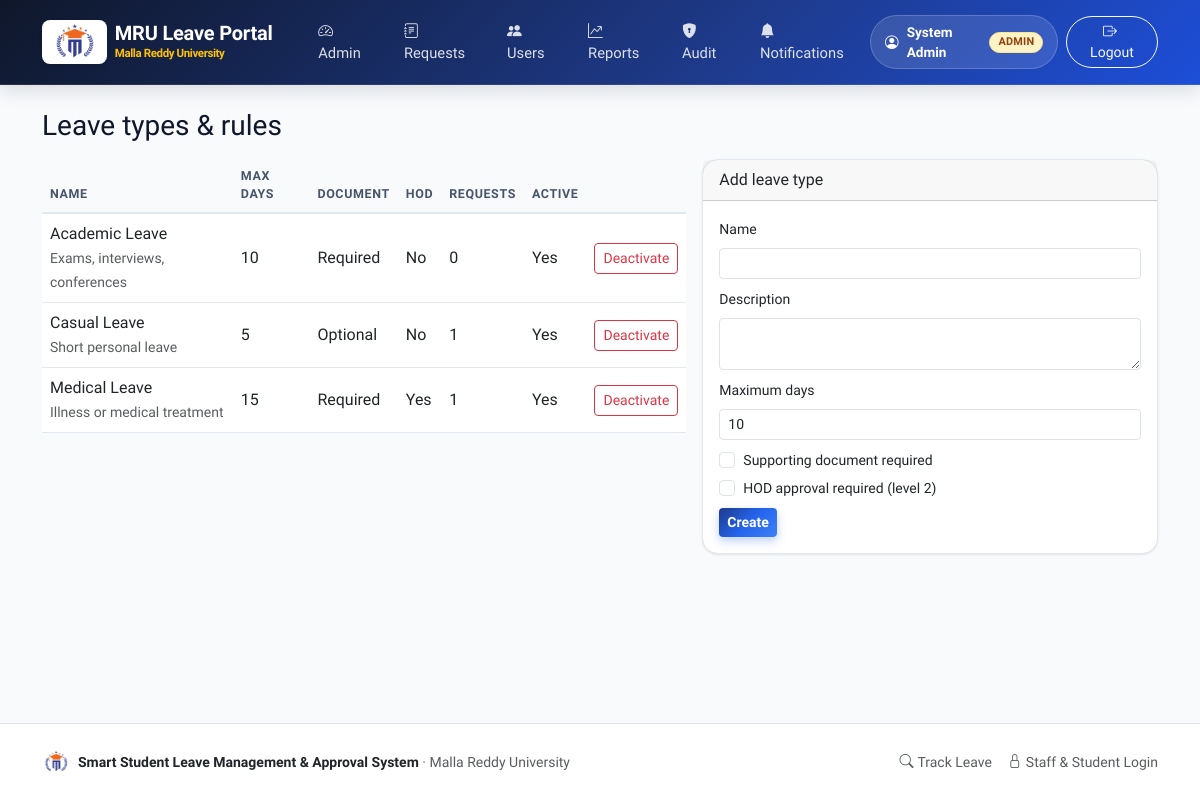
Page /admin/leave-types (signed in) on the earlier database version.
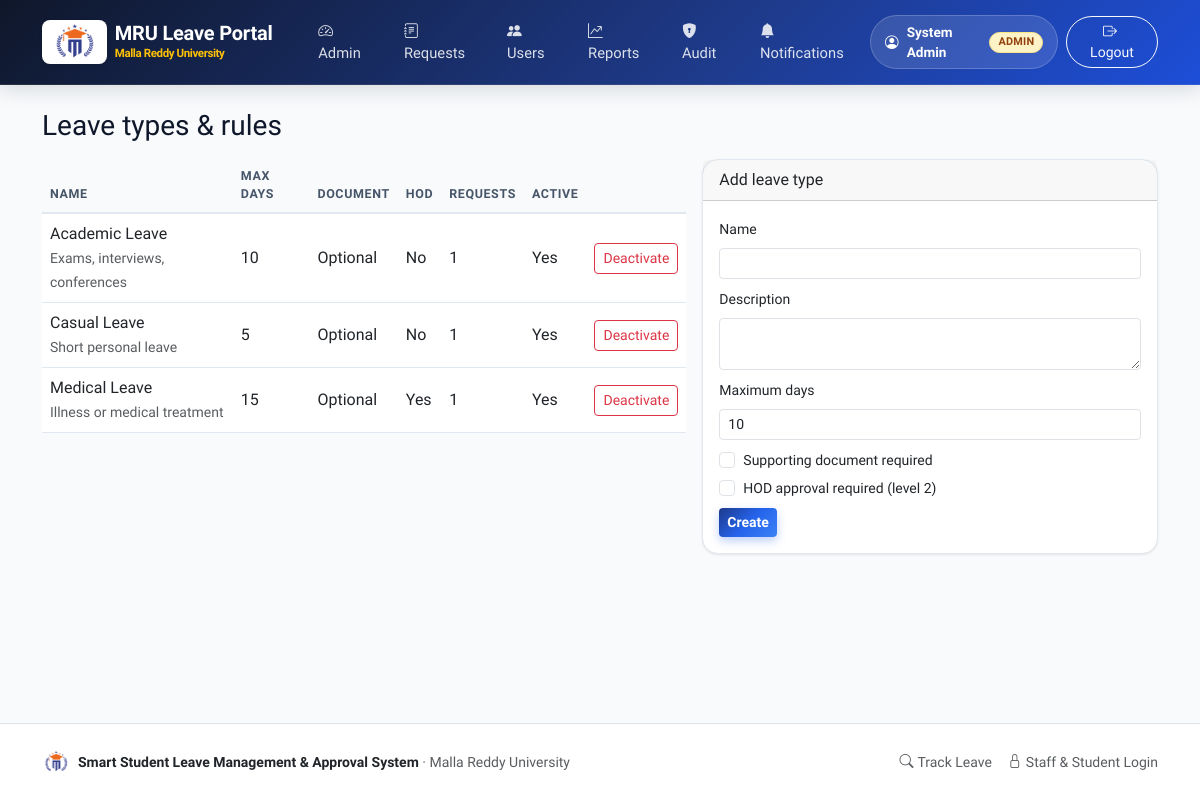
Same page on the later database version.
### tables this page shows
CREATE TABLE leave_types (
    id INTEGER PRIMARY KEY AUTOINCREMENT,
    name TEXT NOT NULL UNIQUE,
    description TEXT NOT NULL DEFAULT '',
    max_days INTEGER NOT NULL DEFAULT 10,
    requires_document INTEGER NOT NULL DEFAULT 0,
    hod_required INTEGER NOT NULL DEFAULT 0,
    active INTEGER NOT NULL DEFAULT 1
);

### leave_management/admin_views.py (the view, shortened to what this page needs)
@bp.route("/leave-types", methods=["GET", "POST"])
@roles_required("admin")
def leave_types():
    rows = query(
        """SELECT t.*, (SELECT COUNT(*) FROM leave_requests r WHERE r.leave_type_id = t.id) AS requests
           FROM leave_types t ORDER BY t.name"""
    )
    return render_template("admin/leave_types.html", leave_types=rows)

### leave_management/db.py (called while the page is built)
def get_db() -> sqlite3.Connection:
    if "db" not in g:
        g.db = sqlite3.connect(current_app.config["DATABASE"])
        g.db.row_factory = sqlite3.Row
        g.db.execute("PRAGMA foreign_keys = ON")
    return g.db

def query(sql: str, args=(), one: bool = False):
    cur = get_db().execute(sql, args)
    rows = cur.fetchall()
    cur.close()
    if one:
        return rows[0] if rows else None
    return rows

### leave_management/notify.py (called while the page is built)
def unread_count(user_id) -> int:
    row = query(
        "SELECT COUNT(*) AS n FROM notifications WHERE recipient_id = ? AND is_read = 0 AND channel = 'in_app'",
        (user_id,),
        one=True,
    )
    return row["n"] if row else 0

### leave_management/security.py (called while the page is built)
def load_user():
    user_id = session.get("user_id")
    g.user = None
    if user_id:
        g.user = query(
            """SELECT u.*, d.name AS department_name, b.name AS branch_name
               FROM users u
               LEFT JOIN departments d ON d.id = u.department_id
               LEFT JOIN branches b ON b.id = u.branch_id
               WHERE u.id = ? AND u.active = 1""",
            (user_id,),
            one=True,
        )
        if g.user is None:
            session.pop("user_id", None)

### templates/admin/leave_types.html (shortened to what this page needs)
{% extends "base.html" %}
{% block content %}
<h3 class="mb-3">Leave types &amp; rules</h3>
<div class="row g-3">
  <div class="col-lg-7">
    <div class="table-responsive">
      <table class="table table-hover align-middle">
        <thead class="table-light">
          <tr><th>Name</th><th>Max days</th><th>Document</th><th>HOD</th><th>Requests</th><th>Active</th><th></th></tr>
        </thead>
        <tbody>
          {% for t in leave_types %}
          <tr class="{{ '' if t.active else 'table-secondary' }}">
            <td>{{ t.name }}<br><small class="text-muted">{{ t.description }}</small></td>
            <td>{{ t.max_days }}</td>
            <td>{{ 'Required' if t.requires_document else 'Optional' }}</td>
            <td>{{ 'Yes' if t.hod_required else 'No' }}</td>
            <td>{{ t.requests }}</td>
            <td>{{ 'Yes' if t.active else 'No' }}</td>
            <td class="text-end">
              <form method="post" action="{{ url_for('admin.toggle_leave_type', type_id=t.id) }}" class="d-inline">
                <button class="btn btn-sm {{ 'btn-outline-danger' if t.active else 'btn-outline-success' }}">
                  {{ 'Deactivate' if t.active else 'Activate' }}
                </button>
              </form>
            </td>
          </tr>
          {% endfor %}
        </tbody>
      </table>
    </div>
  </div>
  <div class="col-lg-5">
    <div class="card">
      <div class="card-header">Add leave type</div>
      <div class="card-body">
        <form method="post">
          <div class="mb-2"><label class="form-label small">Name</label>
            <input class="form-control form-control-sm" name="name" required></div>
          <div class="mb-2"><label class="form-label small">Description</label>
            <textarea class="form-control form-control-sm" name="description" rows="2"></textarea></div>
          <div class="mb-2"><label class="form-label small">Maximum days</label>
            <input type="number" class="form-control form-control-sm" name="max_days" value="10" min="1"></div>
          <div class="form-check mb-1">
            <input class="form-check-input" type="checkbox" name="requires_document" id="doc">
            <label class="form-check-label small" for="doc">Supporting document required</label>
          </div>
          <div class="form-check mb-2">
            <input class="form-check-input" type="checkbox" name="hod_required" id="hod">
            <label class="form-check-label small" for="hod">HOD approval required (level 2)</label>
          </div>
          <button class="btn btn-primary btn-sm">Create</button>
        </form>
      </div>
    </div>
  </div>
</div>
{% endblock %}

Differences in the rows shown:
changed leave_types "Academic Leave": requires_document "Required" → "Optional"; requests "0" → "1"
changed leave_types "Medical Leave": requires_document "Required" → "Optional"
